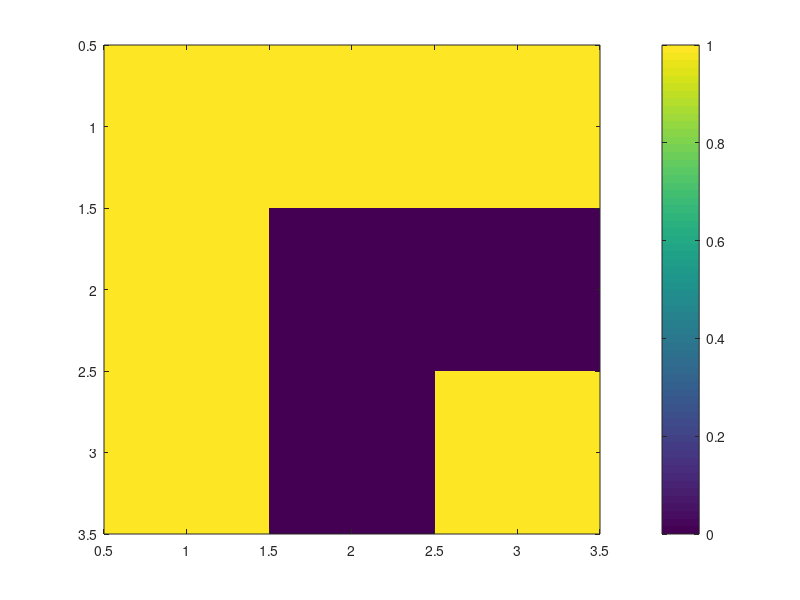

MATLAB code to generate this figure: (Note: this script raises an error after producing the figure.)
% Diffusion equation $ \nabla. (-D \nabla \phi) = \gamma $  
% for Phantom 2D small example or ones small example
% use superposition property and save potentials to construct
% connectivity matrix

eps = 0.000001;

% Input image
%im = phantom(10) + eps;
%im = im(2:end-1,3:end-2); % + eps;
im = zeros(3);
im(1, :) = 1;
im(:, 1) = 1;
im(3, 3) = 1;
figure(101); imagesc(im, [0,1]); colorbar
saveas(gcf, strcat('example_phantom_3x3.eps'), 'epsc')

% Construct mesh structure
Lx = size(im, 1); % domain length
Nx = size(im, 1); % number of cells
Ly = size(im, 2); % domain length
Ny = size(im, 2); % number of cells
meshstruct = createMesh2D(Nx, Ny, Lx, Ly); % construct mesh
x = meshstruct.cellcenters.x; % extract the cell center positions

% Define the boundary condition:
BC = createBC(meshstruct); % all Neumann boundary condition structure

% Define the transfer coefficients:
D = createCellVariable(meshstruct, im);
Dave = harmonicMean(D); % convert a cell variable to face variable
Mdiff = diffusionTerm(Dave); % diffusion term
[Mbc, RHSbc] = boundaryCondition(BC); % boundary condition discretization
M = Mdiff + Mbc; % matrix of coefficient for central scheme

% Define mask
Nx = Dave.domain.dims(1);
Ny = Dave.domain.dims(2);
G = reshape(1:(Nx+2)*(Ny+2), Nx+2, Ny+2);
mnx = Nx*Ny;	mny = Nx*Ny;
rowx_index = reshape(G(2:Nx+1,2:Ny+1),mnx,1); % main diagonal x
rowy_index = reshape(G(2:Nx+1,2:Ny+1),mny,1); % main diagonal y

% Compute conductance
%cond = zeros(size(RHSbc, 1), size(RHSbc, 1));

p0 = rowx_index(round(mnx/2))
%for p0=rowx_index' %(end)
    potentials = zeros(Nx, Ny, mny);
    i = 1;
    for p2=rowy_index'
        if p0~=p2
            RHSbc0 = RHSbc;
            RHSbc0(p0) = 1;                       % define current i
            RHSbc0(p2) = -1;                      % define current j
            c = solvePDE(meshstruct, M, RHSbc0);  % solve for the central scheme
            potentials(:,:,i) = c.value(2:end-1, 2:end-1);
            %figure(100); image(c.value(2:end-1, 2:end-1), 'CDataMapping', 'scaled'); colorbar;
            %pause(0.5);
        end
        i = i + 1;
    end

    %figure(103); 
    %for i=1:mny
    %    subplot(Nx, Ny, i); imagesc(potentials(:,:,i)); colorbar;
    %end
    
    conduct0 = zeros(mnx, mny);
    for p1=1:mnx
        for p2=1:mny
            if p2>p1
                pot = (potentials(:,:,p2) - potentials(:,:,p1));
                %figure(102); subplot(Nx, Ny, i); imagesc(pot);                
                [a1, b1] = ind2sub(size(pot), p1);
                [a2, b2] = ind2sub(size(pot), p2);
                
                %im = ones(Nx, Ny) ./ (pot - pot(a2, b2) * ones(Nx, Ny))
                %if sum(im>0)<(Nx*Ny/2)
                %    im = -im;
                %end
                %figure(102); imagesc(im, [0,1]); colorbar;
                %pause(0.5);
                
                conduct0(p1, p2) = 1 / (pot(a1, b1) - pot(a2, b2));
                conduct0(p2, p1) = 1 / (pot(a2, b2) - pot(a1, b1));
            end
        end
    end

    % Plot results
    figure(101); imagesc(abs(conduct0), [-1,1]); colorbar
    saveas(gcf, strcat('example_phantom_3x3_connmatrix.eps'), 'epsc')
    aa = abs(conduct0) - abs(conductance(rowx_index,rowy_index));
    sum(sum(aa))
    %figure(105); imagesc(aa); colorbar
    %pause(0.5);
%end

%savefig(strcat('example_phantom_8x9_sup_',int2str(p0),'.fig'))
%saveas(gcf, strcat('example_phantom_8x9_sup_',int2str(p0),'.eps'), 'epsc')

%figure; image(im,'CDataMapping','scaled'); colorbar;
%savefig('example_phantom_8x9.fig')
%saveas(gcf, 'example_phantom_8x9.eps', 'epsc')

